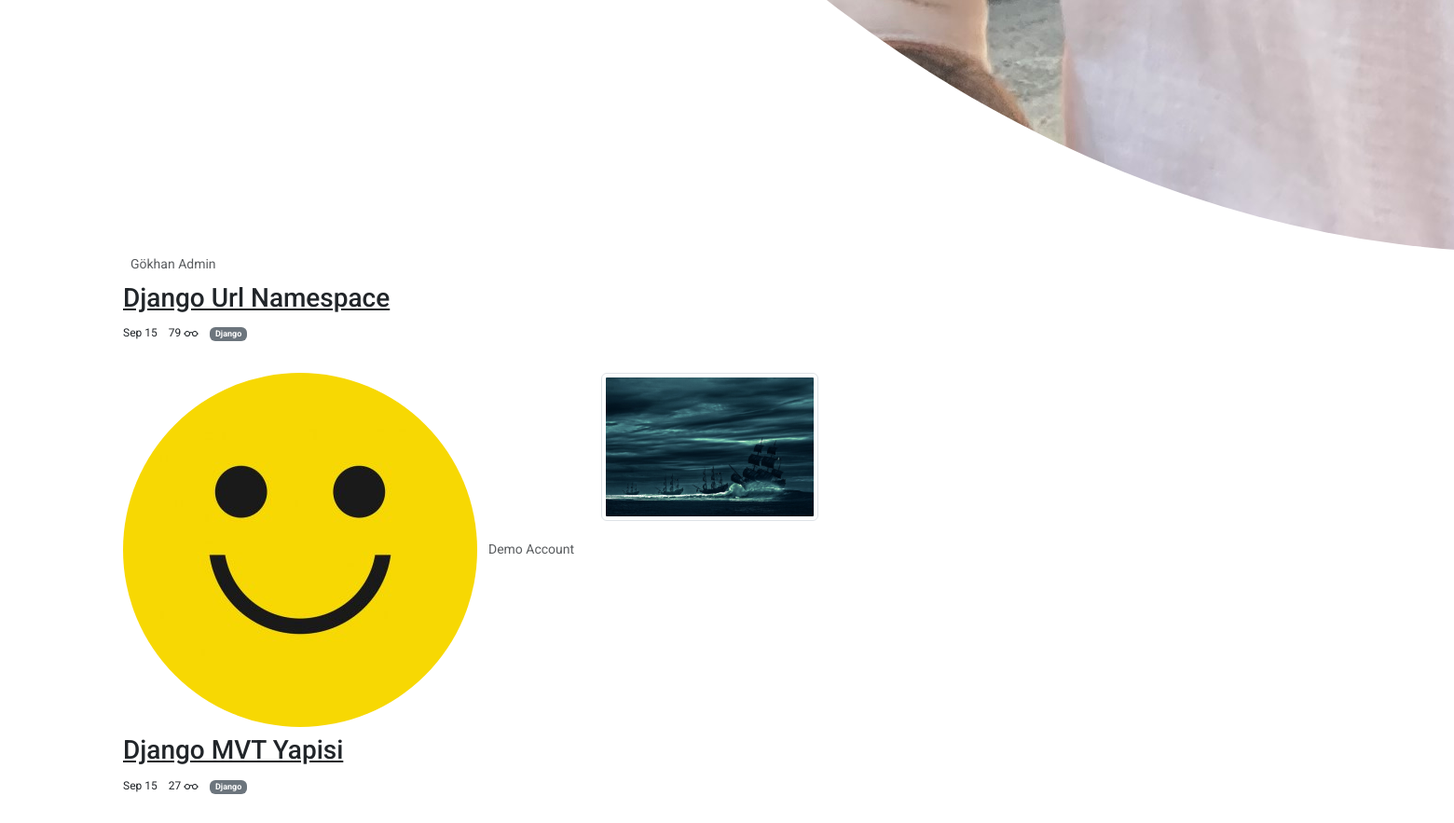
The page /forum/?page=2 (middle part) on the database as committed earlier.
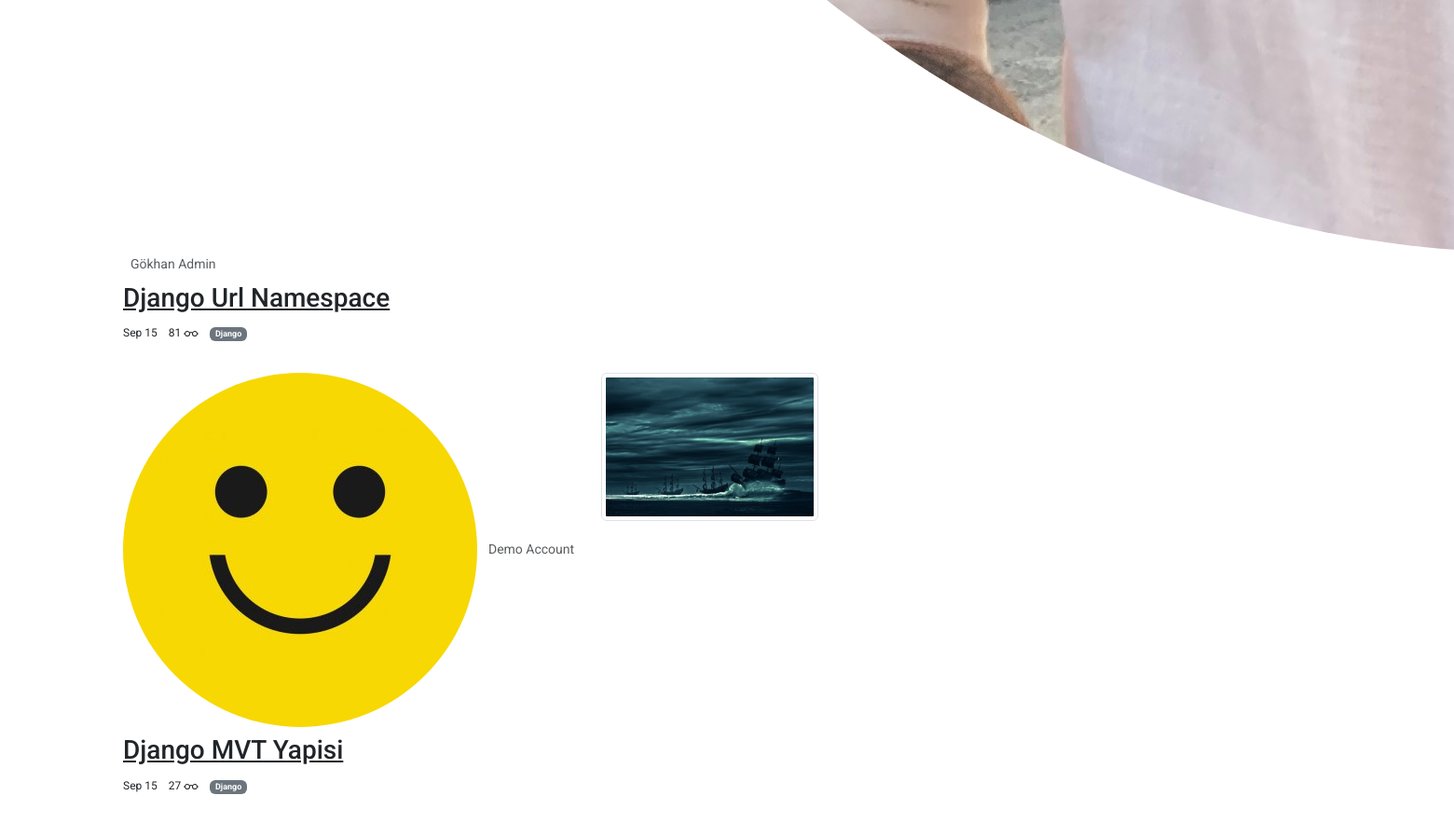
The same page on the database as committed later.
### blog/models.py (models this page shows, shortened)
class CommonModel(models.Model):
    title = models.CharField(max_length=200)
    slug = AutoSlugField(populate_from = 'title', unique=True)
    is_active = models.BooleanField(default=False)
    created_at = models.DateTimeField(auto_now_add=True)
    updated_ad = models.DateTimeField(auto_now=True)
    class Meta:
        abstract = True
        ordering = ('title', )

class BlogPost(CommonModel):
    user = models.ForeignKey(User, on_delete=models.CASCADE)
    category = models.ForeignKey(Category, on_delete=models.SET_NULL, null=True)
    tag = models.ManyToManyField(Tag)
    cover_image = models.ImageField(upload_to="post")
    content = tinymce_models.HTMLField(blank=True, null=True)
    view_count = models.PositiveBigIntegerField(default=0)
    class Meta:
        ordering = ('-created_at', )
    def get_absolute_url(self):
        return reverse(
            'read:post_detail_view',
            kwargs={
                'user_slug': self.user.profile.slug,
                'post_slug': self.slug,
            }
        )

class Category(CommonModel):
    def __str__(self):
        return self.title
    def get_absolute_url(self):
        return reverse(
            "blog:category_view",
            kwargs={
                "category_slug": self.slug
            }
        )

### user/models.py (models this page shows, shortened)
class Profile(models.Model):
    user = models.OneToOneField(User, on_delete=models.CASCADE)
    avatar = models.ImageField(upload_to='avatar')
    instagram = models.CharField(max_length=200)
    info = tinymce_models.HTMLField(blank=True, null=True)
    slug = models.SlugField(max_length=200)
    def get_absolute_url(self):
        return reverse(
            'read:all_posts_view',
            kwargs= {
                "user_slug": self.slug,
            }
        )

### page/views.py (the view)
# urls.py: path('forum/', forum_page_view, name='forum_page_view'),
def forum_page_view(request):
    all_posts = BlogPost.objects.filter(is_active=True) # .order_by('-created_at')
    tags = Tag.objects.filter(is_active=True)
    categories = Category.objects.filter(is_active=True)
    paginator = Paginator(all_posts, 5)
    page_number = request.GET.get('page')
    posts = paginator.get_page(page_number)
    context = dict(
        tags = tags,
        categories = categories,
        posts = posts
    )
    return render(request, 'page/forum_post.html', context)

### blog/models.py (called while the page is built)
    def get_absolute_url(self):
        return reverse(
            'blog:tag_view',
            kwargs={
                'tag_slug': self.slug
            }
        )

### page/templates/page/forum_post.html (shortened to what this page needs)
{% extends "core/base.html" %}
{% block content %}
    <section class="container mt-5">
        <div class="row">
            <main class="col-sm-7">
                {% for post in posts %}
                    {% include "components/post.html" %}
                {% endfor %}
            </main>
            <aside class="col-sm-4 offset-sm-1">
            </aside>
        </div>
    </section>
{% endblock content %}

### blog/templates/components/post.html (shortened to what this page needs)
{% load thumbnail %}
<article class="row mb-3">
    <div class="col-sm-8">
        <div>
            <a href="{{ post.user.profile.get_absolute_url }}" class="text-decoration-none text-muted">
            <img src="{{ post.user.profile.avatar|thumbnail_url:'avatar' }}" class="rounded-circle" alt="">
            <small class="ms-2">{{ post.user.get_full_name }}</small>
            </a>
        </div>
        <h3 class="mt-2 MB-1">
            <a href="{{ post.get_absolute_url }}" class="text-dark">{{ post.title }}</a>
        </h3>
        <ul class="list-inline">
            <li class="list-inline-item fs-12">{{ post.created_at|date:"M d"}}</li>
            <li class="list-inline-item fs-12">
                {{ post.view_count }}
            </li>
            <li class="list-inline-item fs-12">
                <a href="{{ post.category.get_absolute_url }}">
                    <span class="badge bg-secondary">
                        {{ post.category }}
                    </span>
                </a>
            </li>
        </ul>
    </div>
    <div class="col-sm-4">
        <img src="{{ post.cover_image|thumbnail_url:'thumbnail' }}" alt="" class="w-100 img-thumbnail">
    </div>
</article>

Rows that differ between the two databases and show on the page:
changed BlogPost "Django Url Namespace": view_count "79" → "81"
